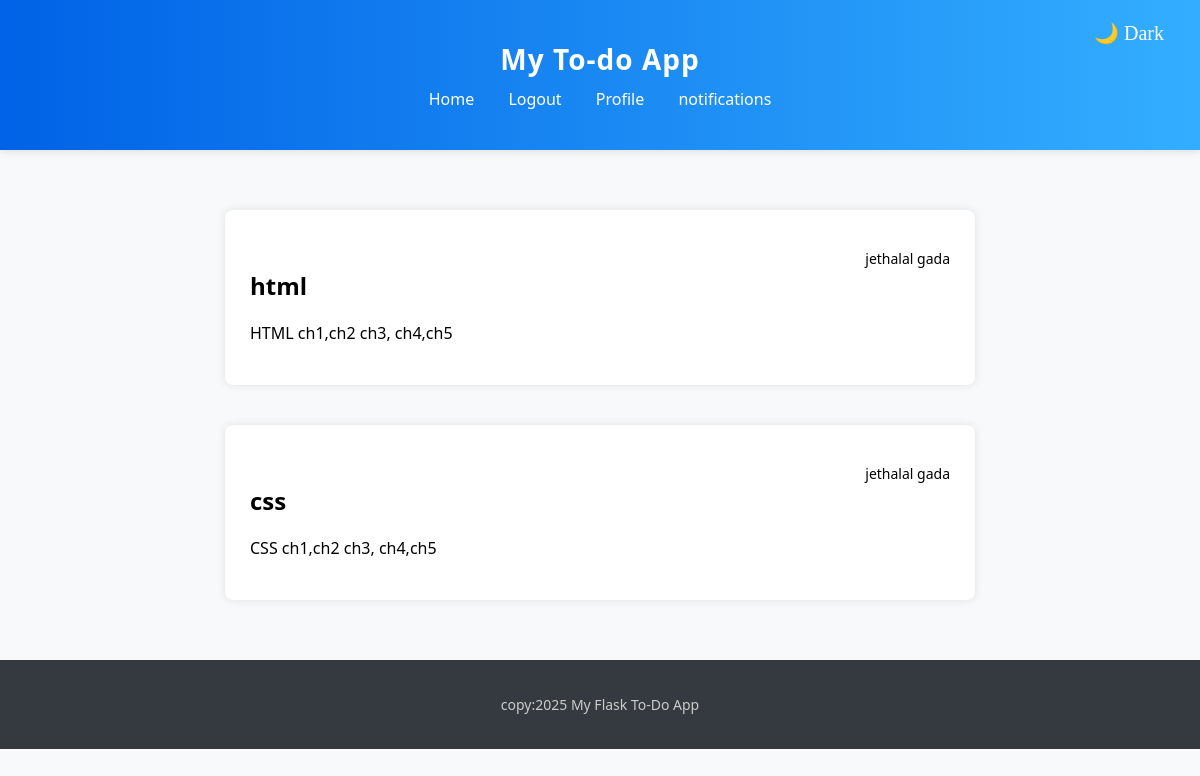
Page /notifications (signed in) on the committed database.
### app/models.py (models this page shows)
class Register(db.Model):
    __tablename__='register'
    uid=db.Column(db.Integer,primary_key=True)
    username=db.Column(db.String(100),nullable=False)
    password=db.Column(db.String(100),nullable=False)
    email=db.Column(db.String(200),unique=True)
    role=db.Column(db.String(20),default="user")
    tasks = db.relationship('Task', backref='user', lazy=True)

class Task(db.Model):
    __tablename__='task'
    id=db.Column(db.Integer, primary_key=True)
    title=db.Column(db.String(100), nullable=False)
    description=db.Column(db.String(300), nullable=False)
    status=db.Column(db.String(20), default="Pending")
    user_id = db.Column(db.Integer, db.ForeignKey('register.uid'), nullable=False)

### app/routes/tasks.py (the view)
@tasks_bp.route('/notifications')
def notifications():
    if 'user_id' in session:
        user_id = session.get('user_id')
        received_tasks = Transfer_Task.query.filter_by(receiver_id=user_id).all()
        task_details = []
        for task in received_tasks:
            if task.task and task.sender:
                task_details.append({
                    'sender_name': task.sender.username,
                    'title': task.task.title,
                    'description': task.task.description
                })
            else:
                print(f"Broken transfer record: {task.transfer_id}")
        return render_template('notification.html', task_details=task_details)
    else:
        return redirect(url_for('auth.login'))

### app/templates/notification.html (shortened to what this page needs)
{% extends "base.html" %}
{% block content %}
{% if task_details %}
{% for task in task_details %}
 <div class="task-box">
   <p style="text-align: right;height: 0px;font-size: 14px">{{task.sender_name}}</p>
    <div class="details">
    <h2>{{task.title}}</h2>
    <p>{{task.description}}</p>
    </div>
 </div>
{% endfor %}
{% else %}
<div class="task-box">
    <p>No task notifications yet.</p>
</div>
{% endif %}
{% endblock %}

### app/static/style.css (style rules this page uses)
body { margin:0; font-family:'Segoe UI', Tahoma, Geneva, Verdana, sans-serif; background-color: #f8f9fa; }
.task-box { max-width: 700px; margin: 40px auto; background-color: white; padding: 25px; border-radius: 8px; box-shadow: 0 0 10px rgba(0,0,0,0.1); }

### rows in the picture
Register: sender_name "jethalal gada" "jethalal gada"
Task: title "html", description "HTML ch1,ch2 ch3, ch4,ch5"
Task: title "css", description "CSS ch1,ch2 ch3, ch4,ch5"

### other values in the picture
{{ 2025 }} "2025"
